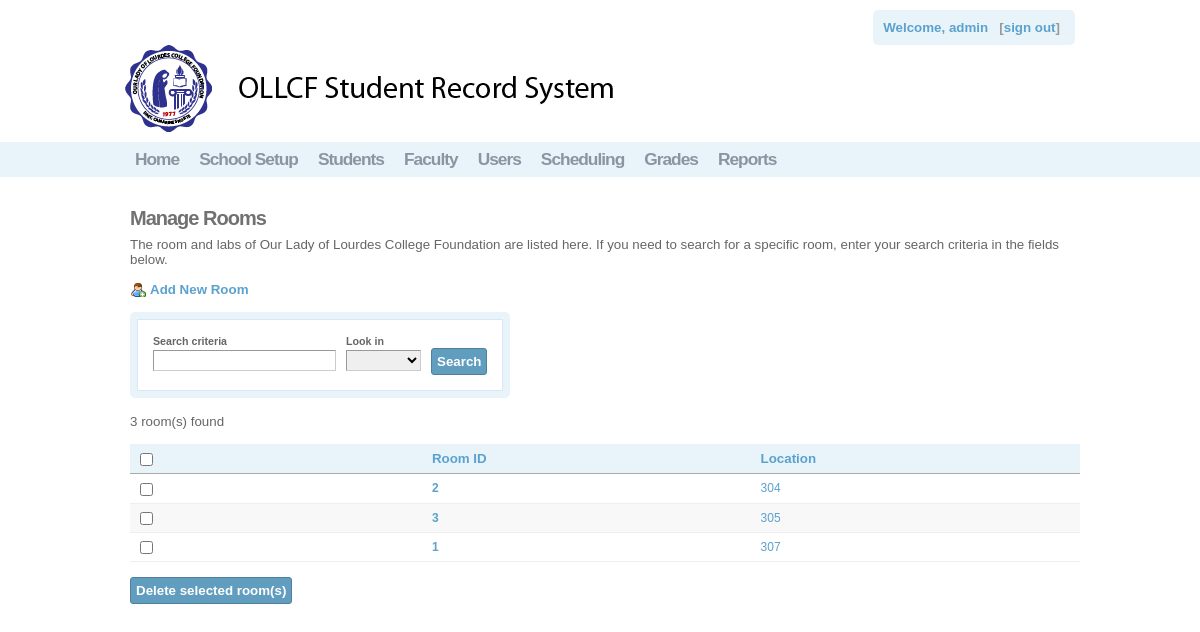
The app's page /osis/manage/room.php (signed in) with its own data.
### tables this page shows
CREATE TABLE `room` (
  `room_id` bigint(12) NOT NULL AUTO_INCREMENT,
  `location` varchar(20) NOT NULL,
  PRIMARY KEY (`room_id`)
);

### osis/manage/room.php (the view, shortened to what this page needs)
<?php
$rpp = 15;
$page = intval($_GET["page"]);
if(!$page) $page = 1;
$reload = $_SERVER['PHP_SELF'];
include("../functions/dbcon.php");
if(!isset($_COOKIE['roomSearch'])){
	$sql = "SELECT room_id, location
			FROM room
			ORDER BY location";
}
$result = mysql_query($sql, $con);
$tcount = mysql_num_rows($result);
?>
<!DOCTYPE HTML PUBLIC "-//W3C//DTD XHTML 1.0 Strict//EN" "http://www.w3.org/TR/xhtml1/DTD/xhtml1-strict.dtd">
<html dir="ltr" xml:lang="en_US" xmlns="http://www.w3.org/1999/xhtml" lang="en_US">
<head>
	<link href="../css.css" media="screen" rel="stylesheet" type="text/css">
</head><body onload="getFormInputs(document.forms.filter_room,retrieveFormInputs('roomSearch'));">
<?php
include "../globalheader.php";
?>
  <div id="global_content_wrapper">
    <div id="global_content">
<h2>
  Manage Rooms</h2>
<p> The room and labs of Our Lady of Lourdes College Foundation are listed here. If you need to
search for a specific room, enter your search criteria in the fields below.</p>
<br>
<div style="<?php echo $hide ?>;">
  <a  href="form_addnewroom.php" class="buttonlink" style="background-image: url(../images/add.png);">Add New Room</a>
</div>
<br/>
<div class="admin_search">
  <div class="clear"><div class="search">
<form name="filter_room" class="global_form_box" action="<?php echo $reload;?>" onsubmit="setFormInputs('roomSearch',getFormString(document.forms.filter_room));" method="post">
<div><label for="room_scriteria" tag="" class="optional">Search criteria</label>
<input name="room_scriteria" id="room_scriteria" type="text"></div>
<div><label for="level_id" tag="" class="optional">Look in</label>
<select name="field" id="field">
    <option selected="selected" value="0" label=""> </option>
    <option value="room_id" label="room_id">Room ID</option>
</select></div>
<div><div class="buttons"><button name="search" id="search" type="submit">Search</button></div></div>
</form>
</div></div></div>
<br>
<div class="admin_results">
  <div>
        <?php echo $tcount." room(s) found ";
		?>
	</div>
</div>
	<br>
<div class="admin_table_form">
<form id="GridView1" name="GridView1" method="post" action="room_delete.php">
  <table class="admin_table">
    <thead>
      <tr>
        <th style="width: 1%;">
		<input name="checkboxHeader" id="checkboxHeader" onclick="checkedAll();"  class="checkbox" type="checkbox"></th>
        <th style="width: 1%;"><a href="" onclick="">Room ID</a></th>
        <th style="width: 1%;"><a href="" onclick="">Location</a></th>
      </tr>
    </thead>
    <tbody>
	<?php
	$count = 0;
	$i = ($page-1)*$rpp;
	while(($count<$rpp) && ($i<$tcount)) {
    $query = mysql_fetch_array($result);
?>
        <tr>
            <td><input onclick="checkedHeader();" type="checkbox" name="checkboxList[]" id="checkboxList<?php echo $query['room_id'];?>" class="checkbox"  value="<?php echo $query['room_id'];?>"></td>
            <td class="admin_table_bold"><a href="room_profile.php?sid=<?php echo $query['room_id']?>"><?php echo strtoupper($query['room_id'])?></a></td>
            <td class="admin_table_user"><a href="room_profile.php?sid=<?php echo $query['room_id']?>"><?php echo ucwords($query['location'])?></a></td>
        </tr>
<?php
	$i++;
    $count++;}
?>
                  </tbody>
  </table>
	<br>
	<div style="<?php echo $hide ?>;">
    <div class='buttons'><button name="delRoom" type="submit" value="delRoom" id="delRoom">Delete selected room(s)</button>  </div>
	</div>
</form>
</div>
    </div>
  </div>
</body></html>

### osis/css.css (style rules this page uses)
html { min-height:100%;margin-bottom:1px;overflow-y:scroll }
* { padding:0;margin:0;font-weight:400;border-style:solid;border-width:0;border-color:#eee;border-spacing:0 }
h2 { font-size:15pt;letter-spacing:-1px;margin:0 0 7px 0;color:#717171;font-weight:700 }
a.buttonlink { padding-left:20px;background-repeat:no-repeat;margin-right:20px;font-weight:700 }
div,td { font-family:tahoma,arial,verdana,sans-serif;font-size:10pt;color:#666;text-align:left }
a { color:#5ba1cd }
a:link,a:visited { text-decoration:none }
#global_content_wrapper { text-align:center;padding-top:30px;clear:both }
#global_content { margin:0 auto 0 auto;width:950px;overflow:hidden;min-height:500px;vertical-align:top;padding:0 0 50px 10px;overflow:hidden }
button { -moz-border-radius:3px;-webkit-border-radius:3px;border-radius:3px;padding:5px;font-weight:700;border:none;background-color:#619dbe;border:1px solid #50809b;color:#fff;background-image:url(/application/modules/Core/externals/images/buttonbg.png?c=3);background-repeat:repeat-x;background-position:0 1px;font-family:tahoma,verdana,arial,sans-serif }
input[type=text],input[type=password],textarea { border-top:1px solid #999;border-left:1px solid #999;border-bottom:1px solid #ccc;border-right:1px solid #ccc;font-family:tahoma,verdana,arial,sans-serif;padding:2px;font-size:10pt }
input[type=checkbox],input[type=radio] { margin:0;padding:0;margin-right:5px;vertical-align:middle }
select { border-top:1px solid #999;border-left:1px solid #999;border-bottom:1px solid #ccc;border-right:1px solid #ccc;font-family:tahoma,verdana,arial,sans-serif;padding:1px;font-size:10pt }
select option { padding:0 7px 0 7px }
.admin_search { max-width:850px;clear:both;overflow:hidden }
.search { -moz-border-radius:5px;-webkit-border-radius:5px;border-radius:5px;background-color:#e9f4fa;padding:7px;float:left }
.search>form { overflow:hidden;border:1px solid #d7e8f1;background:#fff;padding:15px }
.search form>div { float:left;overflow:hidden;margin-left:10px }
.search form>div:first-child { margin-left:0 }
.search div label { font-size:8pt;font-weight:700;display:block }
.search div input, div.search div select { width:auto;margin-top:3px }
.search div select option { padding-left:3px }
.search .buttons { margin-top:1em }
table.admin_table thead tr th { background-color:#e9f4fa;padding:10px;border-bottom:1px solid #aaa;font-weight:700;padding-top:7px;padding-bottom:7px;white-space:nowrap }
table.admin_table thead tr th a { font-weight:700 }
table.admin_table tbody tr:nth-child(even) { background-color:#f8f8f8 }
table.admin_table tbody tr td { padding:10px;border-bottom:1px solid #eee;font-size:.9em;padding-top:7px;padding-bottom:7px;vertical-align:top;white-space:normal }
table.admin_table tbody tr td:last-child { white-space:nowrap }
.admin_table_bold, .admin_table_bold a { font-weight:700 }
.admin_table_user { white-space:normal !important;max-width:140px;word-wrap:break-word }
.admin_table_form { overflow:auto }
.admin_results { overflow:hidden }
.admin_results>div { display:inline-block;vertical-align:middle }

### records on screen
room: room_id "2", location "304"
room: room_id "3", location "305"
room: room_id "1", location "307"

### other values on screen
$username "admin"
$tcount "3"
